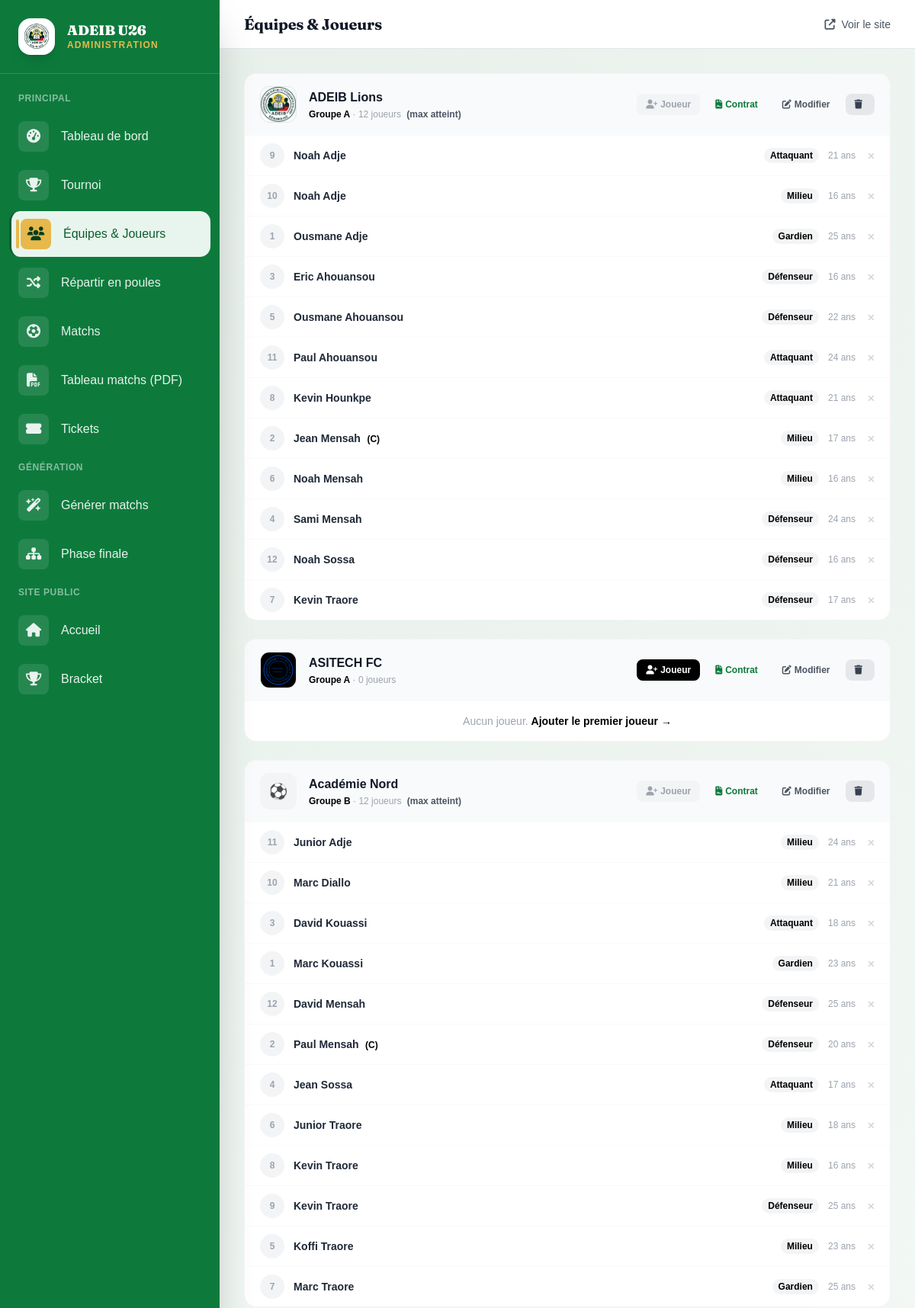
The page /admin-panel/teams/ (signed in, upper part) on the database its author committed.
### tournament/models.py (models this page shows, shortened)
class Team(models.Model):
    tournament = models.ForeignKey(Tournament, on_delete=models.CASCADE, related_name='teams')
    name = models.CharField(max_length=200)
    logo = models.ImageField(upload_to='teams/', blank=True, null=True)
    group = models.ForeignKey(Group, on_delete=models.SET_NULL, null=True, blank=True, related_name='teams')
    coach_name = models.CharField(max_length=200, blank=True, verbose_name='Entraîneur')
    president_name = models.CharField(max_length=200, blank=True, verbose_name='Président')
    qr_code = models.ImageField(upload_to='qrcodes/', blank=True, null=True)
    created_at = models.DateTimeField(auto_now_add=True)
    @property
    def player_count(self):
        return self.players.count()
    class Meta:
        verbose_name = 'Équipe'
        ordering = ['name']

class Group(models.Model):
    GROUP_CHOICES = [
        ('A', 'Groupe A'), ('B', 'Groupe B'), ('C', 'Groupe C'),
        ('D', 'Groupe D'), ('E', 'Groupe E'), ('F', 'Groupe F'),
    ]
    tournament = models.ForeignKey(Tournament, on_delete=models.CASCADE, related_name='groups')
    name = models.CharField(max_length=1, choices=GROUP_CHOICES)
    class Meta:
        verbose_name = 'Groupe'
        ordering = ['name']

class Player(models.Model):
    POSITION_CHOICES = [
        ('GK', 'Gardien'),
        ('DEF', 'Défenseur'),
        ('MID', 'Milieu'),
        ('FWD', 'Attaquant'),
    ]
    team = models.ForeignKey(Team, on_delete=models.CASCADE, related_name='players')
    first_name = models.CharField(max_length=100)
    last_name = models.CharField(max_length=100)
    nickname = models.CharField(max_length=100, blank=True, verbose_name='Surnom (nom de maillot)')
    age = models.PositiveIntegerField()
    position = models.CharField(max_length=3, choices=POSITION_CHOICES, default='MID')
    jersey_number = models.PositiveIntegerField(null=True, blank=True)
    photo = models.ImageField(upload_to='players/', blank=True, null=True)
    is_captain = models.BooleanField(default=False)
    yellow_cards = models.PositiveIntegerField(default=0, verbose_name='Cartons jaunes')
    red_cards = models.PositiveIntegerField(default=0, verbose_name='Cartons rouges')
    @property
    def full_name(self):
        return f'{self.first_name} {self.last_name}'
    class Meta:
        verbose_name = 'Joueur'
        ordering = ['last_name', 'first_name']

### tournament/views.py (the view)
# urls.py: path('admin-panel/teams/', views.admin_teams, name='admin_teams'),
@login_required
@user_passes_test(is_admin)
def admin_teams(request):
    tournament = get_active_tournament()
    teams = Team.objects.filter(tournament=tournament).prefetch_related('players') if tournament else []
    return render(request, 'admin_panel/teams.html', {'teams': teams, 'tournament': tournament})

### tournament/context_processors.py (called while the page is built)
def active_tournament(request):
    today = timezone.localdate()
    active = Tournament.objects.filter(is_active=True)
    tournament = active.filter(
        start_date__isnull=False,
        end_date__isnull=False,
        start_date__lte=today,
        end_date__gte=today,
    ).order_by('start_date').first()
    if tournament is None:
        tournament = active.filter(
            start_date__isnull=False,
            start_date__gte=today,
        ).order_by('start_date').first()
    if tournament is None:
        tournament = active.order_by('-start_date', '-id').first()
    return {'tournament': tournament}

### tournament/views.py (called while the page is built)
def is_admin(user):
    return user.is_staff or user.is_superuser

def get_active_tournament():
    today = timezone.localdate()
    active = Tournament.objects.filter(is_active=True)
    ongoing = active.filter(
        start_date__isnull=False,
        end_date__isnull=False,
        start_date__lte=today,
        end_date__gte=today,
    ).order_by('start_date').first()
    if ongoing:
        return ongoing
    upcoming = active.filter(
        start_date__isnull=False,
        start_date__gte=today,
    ).order_by('start_date').first()
    if upcoming:
        return upcoming
    return active.order_by('-start_date', '-id').first()

### templates/admin_panel/teams.html (shortened to what this page needs)
{% extends 'admin_panel/base_admin.html' %}
{% block page_title %}Équipes & Joueurs{% endblock %}
{% block header_actions %}
<a href="{% url 'admin_add_team' %}"
   class="ml-auto flex items-center gap-2 text-xs font-bold text-white px-4 py-2 rounded-lg transition-colors"
   class="ml-auto flex items-center gap-2 text-xs font-bold text-white px-4 py-2 rounded-lg transition-colors bg-black">
  <i class="fas fa-plus"></i> Ajouter une équipe
</a>
{% endblock %}
{% block content %}
<div class="max-w-5xl space-y-6">
{% for team in teams %}
<div class="bg-white rounded-2xl border border-gray-100 overflow-hidden">
  <div class="px-5 py-4 flex items-center gap-4 border-b border-gray-50 bg-gray-50">
    {% if team.logo %}
    <img src="{{ team.logo.url }}" alt="{{ team.name }}" class="w-12 h-12 rounded-xl object-cover border border-gray-200">
    {% else %}
    <div class="w-12 h-12 rounded-xl bg-gray-100 flex items-center justify-center text-xl">⚽</div>
    {% endif %}
    <div class="flex-1 min-w-0">
      <div class="font-black text-base text-gray-900">{{ team.name }}</div>
      <div class="text-xs text-gray-400 mt-0.5">
        {% if team.group %}<span class="font-semibold text-black">Groupe {{ team.group.name }}</span> · {% endif %}
        {{ team.player_count }} joueur{{ team.player_count|pluralize }}
        {% if team.player_count >= 12 %}<span class="ml-1 text-gray-600 font-bold">(max atteint)</span>{% endif %}
      </div>
    </div>
    <div class="flex items-center gap-2 shrink-0">
      <a href="{% url 'admin_add_player' team.pk %}"
         class="text-xs font-bold px-3 py-1.5 rounded-lg transition-colors
                {% if team.player_count >= 12 %}bg-gray-100 text-gray-400 cursor-not-allowed pointer-events-none{% else %}bg-black text-white hover:bg-gray-800{% endif %}">
        <i class="fas fa-user-plus mr-1"></i>Joueur
      </a>
      <a href="{% url 'admin_team_contract' team.pk %}" target="_blank" class="text-xs font-bold px-3 py-1.5 rounded-lg bg-gray-50 hover:bg-gray-100 transition-colors accent-green" title="Contrat PDF">
        <i class="fas fa-file-contract mr-1"></i>Contrat
      </a>
      <a href="{% url 'admin_edit_team' team.pk %}" class="text-xs font-bold px-3 py-1.5 rounded-lg bg-gray-50 text-gray-600 hover:bg-gray-100 transition-colors">
        <i class="fas fa-edit mr-1"></i>Modifier
      </a>
      <form method="post" action="{% url 'admin_delete_team' team.pk %}" class="confirm-delete inline">
        <button type="submit" class="text-xs font-bold px-3 py-1.5 rounded-lg bg-gray-200 text-gray-700 hover:bg-gray-300 transition-colors">
          <i class="fas fa-trash mr-1"></i>
        </button>
      </form>
    </div>
  </div>
  {% if team.players.all %}
  <div class="divide-y divide-gray-50">
    {% for player in team.players.all %}
    <div class="px-5 py-2.5 flex items-center gap-3 hover:bg-gray-50 transition-colors">
      {% if player.photo %}
      <img src="{{ player.photo.url }}" alt="{{ player.full_name }}" class="w-8 h-8 rounded-full object-cover border border-gray-200">
      {% else %}
      <div class="w-8 h-8 rounded-full bg-gray-100 flex items-center justify-center text-gray-400 text-xs font-bold">
        {{ player.jersey_number|default:"?" }}
      </div>
      {% endif %}
      <div class="flex-1 min-w-0">
        <span class="text-sm font-semibold text-gray-800">{{ player.full_name }}</span>
        {% if player.is_captain %}<span class="ml-1 text-black text-xs font-black">(C)</span>{% endif %}
      </div>
      <span class="text-xs px-2 py-0.5 rounded-full font-semibold
        bg-gray-100 text-black">
        {{ player.get_position_display }}
      </span>
      <span class="text-xs text-gray-400">{{ player.age }} ans</span>
      <form method="post" action="{% url 'admin_delete_player' player.pk %}" class="confirm-delete">
        <button type="submit" class="text-gray-300 hover:text-black transition-colors ml-1">
          <i class="fas fa-times text-xs"></i>
        </button>
      </form>
    </div>
    {% endfor %}
  </div>
  {% else %}
  <div class="px-5 py-4 text-center text-sm text-gray-400">
    Aucun joueur. <a href="{% url 'admin_add_player' team.pk %}" class="text-black font-semibold hover:underline">Ajouter le premier joueur →</a>
  </div>
  {% endif %}
</div>
{% endfor %}
</div>
{% endblock %}

### static/css/style.css (style rules this page uses)
:root { --green: #0d5c2e; --green-dark: #07361a; --green-soft: #f0f7f3; --green-light: #e8f5ee; --ink: #102018; --muted: #64748b; --line: #dbe6dd; --surface: rgba(255, 255, 255, 0.82); --red: #dc2626; --yellow: #ca8a04; }
* { font-family: Arial, Helvetica, sans-serif; }
body { color: var(--ink); background: radial-gradient(circle at top left, rgba(13, 92, 46, 0.08), transparent 30%), linear-gradient(180deg, #f7fbf8 0%, #eff5f1 100%); }

### templates/admin_panel/base_admin.html (style rules this page uses)
body { font-family: 'Plus Jakarta Sans', system-ui, sans-serif; }
.accent-green { color: #0d7a3c !important; }

### rows shown on the page
Team: logo (picture), name "ADEIB Lions", group.name "A", player_count "12", shows "(max atteint)"
Player: jersey_number "9", full_name "Noah Adje", position "Attaquant", age "21"
Player: jersey_number "10", full_name "Noah Adje", position "Milieu", age "16"
Player: jersey_number "1", full_name "Ousmane Adje", position "Gardien", age "25"
Player: jersey_number "3", full_name "Eric Ahouansou", position "Défenseur", age "16"
Player: jersey_number "5", full_name "Ousmane Ahouansou", position "Défenseur", age "22"
Player: jersey_number "11", full_name "Paul Ahouansou", position "Attaquant", age "24"
Player: jersey_number "8", full_name "Kevin Hounkpe", position "Attaquant", age "21"
Player: jersey_number "2", full_name "Jean Mensah", is_captain "(C)", position "Milieu", age "17"
Player: jersey_number "6", full_name "Noah Mensah", position "Milieu", age "16"
Player: jersey_number "4", full_name "Sami Mensah", position "Défenseur", age "24"
Player: jersey_number "12", full_name "Noah Sossa", position "Défenseur", age "16"
Player: jersey_number "7", full_name "Kevin Traore", position "Défenseur", age "17"
Team: logo (picture), name "ASITECH FC", group.name "A", player_count "0", shows "Aucun joueur."
Team: name "Académie Nord", group.name "B", player_count "12", shows "(max atteint)"
Player: jersey_number "11", full_name "Junior Adje", position "Milieu", age "24"
Player: jersey_number "10", full_name "Marc Diallo", position "Milieu", age "21"
Player: jersey_number "3", full_name "David Kouassi", position "Attaquant", age "18"
Player: jersey_number "1", full_name "Marc Kouassi", position "Gardien", age "23"
Player: jersey_number "12", full_name "David Mensah", position "Défenseur", age "25"
Player: jersey_number "2", full_name "Paul Mensah", is_captain "(C)", position "Défenseur", age "20"
Player: jersey_number "4", full_name "Jean Sossa", position "Attaquant", age "17"
Player: jersey_number "6", full_name "Junior Traore", position "Milieu", age "18"
Player: jersey_number "8", full_name "Kevin Traore", position "Milieu", age "16"
Player: jersey_number "9", full_name "Kevin Traore", position "Défenseur", age "25"
Player: jersey_number "5", full_name "Koffi Traore", position "Milieu", age "23"
Player: jersey_number "7", full_name "Marc Traore", position "Gardien", age "25"
